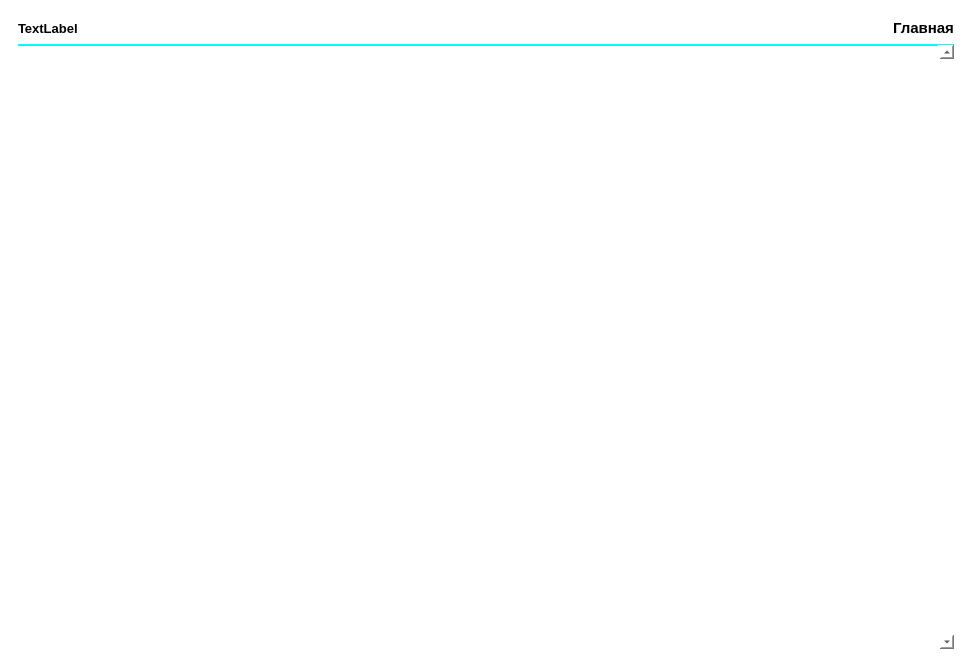
<?xml version="1.0" encoding="UTF-8"?>
<ui version="4.0">
 <class>MainWindow</class>
 <widget class="QMainWindow" name="MainWindow">
  <property name="enabled">
   <bool>true</bool>
  </property>
  <property name="geometry">
   <rect>
    <x>0</x>
    <y>0</y>
    <width>972</width>
    <height>667</height>
   </rect>
  </property>
  <property name="windowTitle">
   <string>NERD Arduino</string>
  </property>
  <property name="windowIcon">
   <iconset theme="folder" resource="res.qrc">
    <normaloff>:/icon/res/icon/arduino.png</normaloff>:/icon/res/icon/arduino.png</iconset>
  </property>
  <property name="styleSheet">
   <string notr="true">background-color: rgb(255, 255, 255)</string>
  </property>
  <widget class="QWidget" name="centralwidget">
   <property name="toolTipDuration">
    <number>-2</number>
   </property>
   <property name="styleSheet">
    <string notr="true"/>
   </property>
   <layout class="QHBoxLayout" name="horizontalLayout">
    <property name="sizeConstraint">
     <enum>QLayout::SetDefaultConstraint</enum>
    </property>
    <item>
     <widget class="QStackedWidget" name="stackedWidget">
      <property name="currentIndex">
       <number>1</number>
      </property>
      <widget class="QWidget" name="page">
       <layout class="QHBoxLayout" name="horizontalLayout_4">
        <item>
         <layout class="QVBoxLayout" name="menu">
          <item>
           <spacer name="verticalSpacer_2">
            <property name="orientation">
             <enum>Qt::Vertical</enum>
            </property>
            <property name="sizeHint" stdset="0">
             <size>
              <width>20</width>
              <height>40</height>
             </size>
            </property>
           </spacer>
          </item>
          <item>
           <widget class="QLabel" name="label">
            <property name="font">
             <font>
              <pointsize>20</pointsize>
             </font>
            </property>
            <property name="styleSheet">
             <string notr="true">color: rgb(0, 255, 255)</string>
            </property>
            <property name="lineWidth">
             <number>1</number>
            </property>
            <property name="text">
             <string>Основные конструкции Arduino</string>
            </property>
            <property name="textFormat">
             <enum>Qt::AutoText</enum>
            </property>
            <property name="alignment">
             <set>Qt::AlignBottom|Qt::AlignHCenter</set>
            </property>
           </widget>
          </item>
          <item>
           <spacer name="verticalSpacer">
            <property name="orientation">
             <enum>Qt::Vertical</enum>
            </property>
            <property name="sizeHint" stdset="0">
             <size>
              <width>20</width>
              <height>40</height>
             </size>
            </property>
           </spacer>
          </item>
          <item>
           <widget class="QScrollArea" name="scroll">
            <property name="maximumSize">
             <size>
              <width>16777215</width>
              <height>16777215</height>
             </size>
            </property>
            <property name="font">
             <font>
              <pointsize>9</pointsize>
             </font>
            </property>
            <property name="styleSheet">
             <string notr="true">border: none;</string>
            </property>
            <property name="verticalScrollBarPolicy">
             <enum>Qt::ScrollBarAlwaysOn</enum>
            </property>
            <property name="horizontalScrollBarPolicy">
             <enum>Qt::ScrollBarAlwaysOff</enum>
            </property>
            <property name="sizeAdjustPolicy">
             <enum>QAbstractScrollArea::AdjustToContents</enum>
            </property>
            <property name="widgetResizable">
             <bool>true</bool>
            </property>
            <widget class="QWidget" name="main_text_layout">
             <property name="geometry">
              <rect>
               <x>0</x>
               <y>0</y>
               <width>917</width>
               <height>192</height>
              </rect>
             </property>
            </widget>
           </widget>
          </item>
         </layout>
        </item>
       </layout>
      </widget>
      <widget class="QWidget" name="page_3">
       <layout class="QHBoxLayout" name="horizontalLayout_9">
        <item>
         <layout class="QVBoxLayout" name="verticalLayout_4">
          <item>
           <layout class="QHBoxLayout" name="horizontalLayout_10">
            <item>
             <widget class="QLabel" name="category_name_in_menu">
              <property name="font">
               <font>
                <pointsize>10</pointsize>
                <bold>true</bold>
               </font>
              </property>
              <property name="text">
               <string>TextLabel</string>
              </property>
              <property name="wordWrap">
               <bool>true</bool>
              </property>
             </widget>
            </item>
            <item>
             <spacer name="horizontalSpacer_6">
              <property name="orientation">
               <enum>Qt::Horizontal</enum>
              </property>
              <property name="sizeHint" stdset="0">
               <size>
                <width>40</width>
                <height>20</height>
               </size>
              </property>
             </spacer>
            </item>
            <item>
             <widget class="QPushButton" name="pushButton_2">
              <property name="font">
               <font>
                <pointsize>11</pointsize>
                <bold>true</bold>
               </font>
              </property>
              <property name="cursor">
               <cursorShape>PointingHandCursor</cursorShape>
              </property>
              <property name="styleSheet">
               <string notr="true">border: none;</string>
              </property>
              <property name="text">
               <string>Главная</string>
              </property>
             </widget>
            </item>
           </layout>
          </item>
          <item>
           <widget class="QScrollArea" name="category_lessons">
            <property name="styleSheet">
             <string notr="true">border-bottom: none;
border-top: 1px solid rgb(0, 255, 255);
border-right: none;
border-left: none;</string>
            </property>
            <property name="verticalScrollBarPolicy">
             <enum>Qt::ScrollBarAlwaysOn</enum>
            </property>
            <property name="horizontalScrollBarPolicy">
             <enum>Qt::ScrollBarAlwaysOff</enum>
            </property>
            <property name="sizeAdjustPolicy">
             <enum>QAbstractScrollArea::AdjustToContents</enum>
            </property>
            <property name="widgetResizable">
             <bool>true</bool>
            </property>
            <widget class="QWidget" name="scrollAreaWidgetContents">
             <property name="geometry">
              <rect>
               <x>0</x>
               <y>0</y>
               <width>915</width>
               <height>599</height>
              </rect>
             </property>
            </widget>
           </widget>
          </item>
         </layout>
        </item>
       </layout>
      </widget>
      <widget class="QWidget" name="page_2">
       <layout class="QVBoxLayout" name="verticalLayout_3">
        <item>
         <layout class="QHBoxLayout" name="horizontalLayout_8">
          <item>
           <widget class="QPushButton" name="pushButton">
            <property name="font">
             <font>
              <pointsize>12</pointsize>
              <bold>true</bold>
             </font>
            </property>
            <property name="cursor">
             <cursorShape>PointingHandCursor</cursorShape>
            </property>
            <property name="styleSheet">
             <string notr="true">border-bottom: 1px solid black;
border-top: none;
border-left: none;
border-right: none;
</string>
            </property>
            <property name="text">
             <string>На главную</string>
            </property>
           </widget>
          </item>
          <item>
           <spacer name="horizontalSpacer_5">
            <property name="orientation">
             <enum>Qt::Horizontal</enum>
            </property>
            <property name="sizeHint" stdset="0">
             <size>
              <width>40</width>
              <height>20</height>
             </size>
            </property>
           </spacer>
          </item>
         </layout>
        </item>
        <item>
         <layout class="QHBoxLayout" name="horizontalLayout_7">
          <item>
           <widget class="QPushButton" name="category_left">
            <property name="cursor">
             <cursorShape>PointingHandCursor</cursorShape>
            </property>
            <property name="styleSheet">
             <string notr="true">border: none;</string>
            </property>
            <property name="text">
             <string/>
            </property>
            <property name="icon">
             <iconset resource="res.qrc">
              <normaloff>:/icon/res/icon/left.png</normaloff>:/icon/res/icon/left.png</iconset>
            </property>
           </widget>
          </item>
          <item>
           <spacer name="horizontalSpacer_3">
            <property name="orientation">
             <enum>Qt::Horizontal</enum>
            </property>
            <property name="sizeHint" stdset="0">
             <size>
              <width>40</width>
              <height>20</height>
             </size>
            </property>
           </spacer>
          </item>
          <item>
           <widget class="QPushButton" name="category_button">
            <property name="font">
             <font>
              <pointsize>11</pointsize>
             </font>
            </property>
            <property name="cursor">
             <cursorShape>PointingHandCursor</cursorShape>
            </property>
            <property name="styleSheet">
             <string notr="true">border: none;</string>
            </property>
            <property name="text">
             <string>PushButton</string>
            </property>
            <property name="checkable">
             <bool>false</bool>
            </property>
           </widget>
          </item>
          <item>
           <spacer name="horizontalSpacer_4">
            <property name="orientation">
             <enum>Qt::Horizontal</enum>
            </property>
            <property name="sizeHint" stdset="0">
             <size>
              <width>40</width>
              <height>20</height>
             </size>
            </property>
           </spacer>
          </item>
          <item>
           <widget class="QPushButton" name="category_right">
            <property name="cursor">
             <cursorShape>PointingHandCursor</cursorShape>
            </property>
            <property name="styleSheet">
             <string notr="true">border: none;</string>
            </property>
            <property name="text">
             <string/>
            </property>
            <property name="icon">
             <iconset resource="res.qrc">
              <normaloff>:/icon/res/icon/right.png</normaloff>:/icon/res/icon/right.png</iconset>
            </property>
           </widget>
          </item>
         </layout>
        </item>
        <item>
         <widget class="Line" name="line">
          <property name="orientation">
           <enum>Qt::Horizontal</enum>
          </property>
         </widget>
        </item>
        <item>
         <layout class="QVBoxLayout" name="verticalLayout">
          <property name="sizeConstraint">
           <enum>QLayout::SetDefaultConstraint</enum>
          </property>
          <item>
           <layout class="QHBoxLayout" name="horizontalLayout_5">
            <property name="topMargin">
             <number>0</number>
            </property>
            <item>
             <widget class="QPushButton" name="left_button">
              <property name="cursor">
               <cursorShape>PointingHandCursor</cursorShape>
              </property>
              <property name="styleSheet">
               <string notr="true">border: none;</string>
              </property>
              <property name="text">
               <string/>
              </property>
              <property name="icon">
               <iconset resource="res.qrc">
                <normaloff>:/icon/res/icon/left.png</normaloff>:/icon/res/icon/left.png</iconset>
              </property>
              <property name="iconSize">
               <size>
                <width>60</width>
                <height>60</height>
               </size>
              </property>
             </widget>
            </item>
            <item>
             <spacer name="horizontalSpacer_2">
              <property name="orientation">
               <enum>Qt::Horizontal</enum>
              </property>
              <property name="sizeHint" stdset="0">
               <size>
                <width>40</width>
                <height>20</height>
               </size>
              </property>
             </spacer>
            </item>
            <item>
             <widget class="QLabel" name="lesson_name">
              <property name="font">
               <font>
                <pointsize>14</pointsize>
                <bold>true</bold>
               </font>
              </property>
              <property name="text">
               <string>TextLabel</string>
              </property>
             </widget>
            </item>
            <item>
             <spacer name="horizontalSpacer">
              <property name="orientation">
               <enum>Qt::Horizontal</enum>
              </property>
              <property name="sizeHint" stdset="0">
               <size>
                <width>40</width>
                <height>20</height>
               </size>
              </property>
             </spacer>
            </item>
            <item>
             <widget class="QPushButton" name="right_button">
              <property name="cursor">
               <cursorShape>PointingHandCursor</cursorShape>
              </property>
              <property name="styleSheet">
               <string notr="true">border: none;</string>
              </property>
              <property name="text">
               <string/>
              </property>
              <property name="icon">
               <iconset resource="res.qrc">
                <normaloff>:/icon/res/icon/right.png</normaloff>:/icon/res/icon/right.png</iconset>
              </property>
              <property name="iconSize">
               <size>
                <width>60</width>
                <height>60</height>
               </size>
              </property>
             </widget>
            </item>
           </layout>
          </item>
         </layout>
        </item>
        <item>
         <spacer name="verticalSpacer_3">
          <property name="orientation">
           <enum>Qt::Vertical</enum>
          </property>
          <property name="sizeType">
           <enum>QSizePolicy::Fixed</enum>
          </property>
          <property name="sizeHint" stdset="0">
           <size>
            <width>20</width>
            <height>40</height>
           </size>
          </property>
         </spacer>
        </item>
        <item>
         <layout class="QHBoxLayout" name="horizontalLayout_6">
          <item>
           <widget class="QLabel" name="name">
            <property name="font">
             <font>
              <pointsize>15</pointsize>
              <bold>true</bold>
             </font>
            </property>
            <property name="text">
             <string>TextLabel</string>
            </property>
           </widget>
          </item>
          <item>
           <widget class="QLabel" name="data_id">
            <property name="text">
             <string>TextLabel</string>
            </property>
           </widget>
          </item>
          <item>
           <widget class="QLabel" name="category_id">
            <property name="text">
             <string>TextLabel</string>
            </property>
           </widget>
          </item>
         </layout>
        </item>
        <item>
         <layout class="QVBoxLayout" name="verticalLayout_5">
          <item>
           <widget class="QLabel" name="description">
            <property name="text">
             <string>None</string>
            </property>
            <property name="wordWrap">
             <bool>true</bool>
            </property>
           </widget>
          </item>
         </layout>
        </item>
        <item>
         <layout class="QVBoxLayout" name="verticalLayout_6">
          <item>
           <widget class="QTextEdit" name="markdown">
            <property name="cursor" stdset="0">
             <cursorShape>IBeamCursor</cursorShape>
            </property>
            <property name="readOnly">
             <bool>true</bool>
            </property>
            <property name="html">
             <string notr="true">&lt;!DOCTYPE HTML PUBLIC &quot;-//W3C//DTD HTML 4.0//EN&quot; &quot;http://www.w3.org/TR/REC-html40/strict.dtd&quot;&gt;
&lt;html&gt;&lt;head&gt;&lt;meta name=&quot;qrichtext&quot; content=&quot;1&quot; /&gt;&lt;meta charset=&quot;utf-8&quot; /&gt;&lt;style type=&quot;text/css&quot;&gt;
p, li { white-space: pre-wrap; }
hr { height: 1px; border-width: 0; }
li.unchecked::marker { content: &quot;\2610&quot;; }
li.checked::marker { content: &quot;\2612&quot;; }
&lt;/style&gt;&lt;/head&gt;&lt;body style=&quot; font-family:'Segoe UI'; font-size:9pt; font-weight:400; font-style:normal;&quot;&gt;
&lt;p style=&quot; margin-top:0px; margin-bottom:0px; margin-left:0px; margin-right:0px; -qt-block-indent:0; text-indent:0px;&quot;&gt;None&lt;/p&gt;&lt;/body&gt;&lt;/html&gt;</string>
            </property>
           </widget>
          </item>
         </layout>
        </item>
       </layout>
      </widget>
     </widget>
    </item>
   </layout>
  </widget>
 </widget>
 <resources>
  <include location="res.qrc"/>
 </resources>
 <connections/>
</ui>
